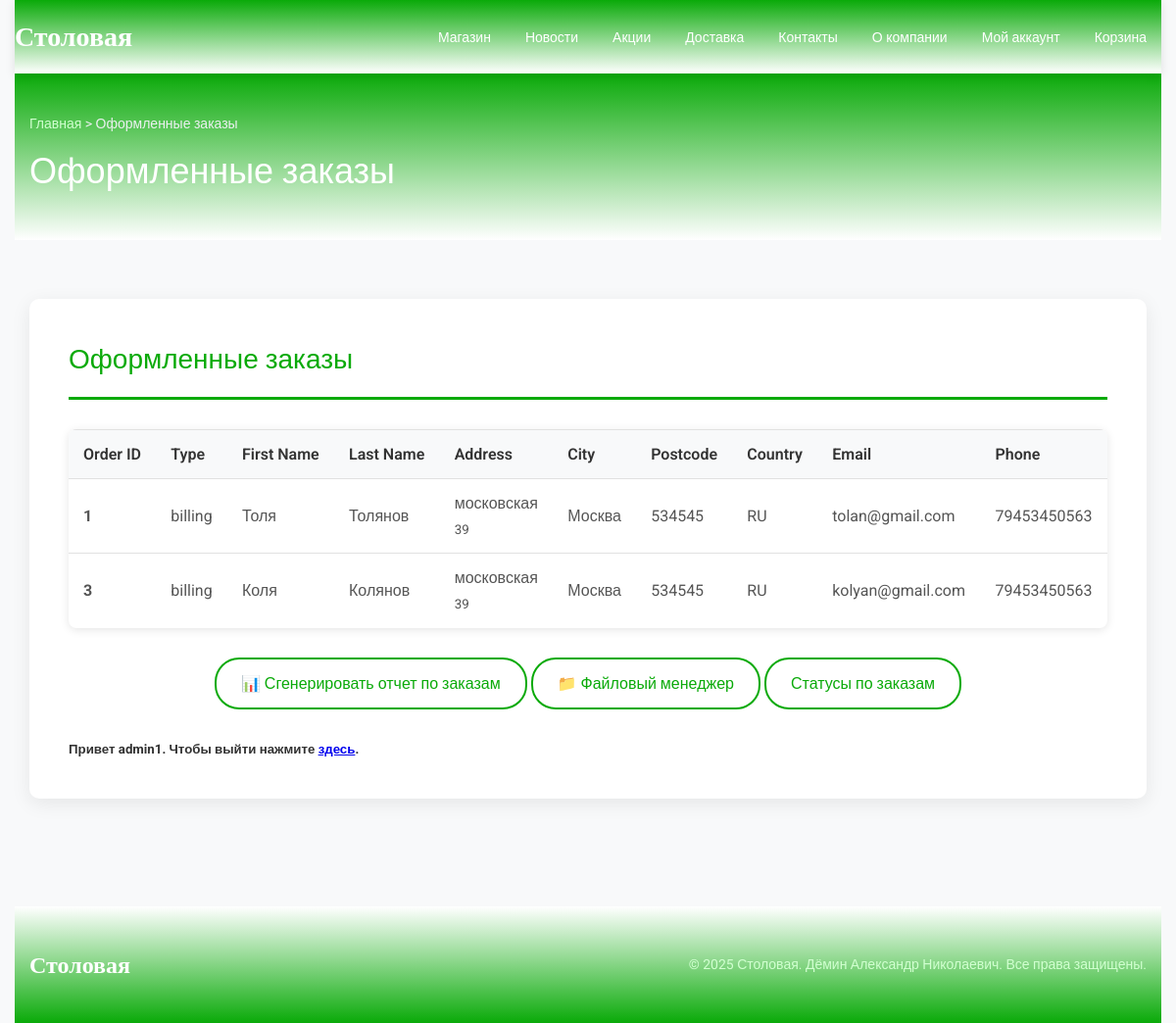
Page /my-account/admin/Оформленные-заказы/index.php (signed in) on the committed database.
### tables this page shows
CREATE TABLE `st_order_addresses` (
  `id` bigint(20) UNSIGNED NOT NULL,
  `order_id` bigint(20) UNSIGNED DEFAULT NULL,
  `address_type` varchar(20) DEFAULT NULL,
  `first_name` text,
  `last_name` text,
  `company` text,
  `address_1` text,
  `address_2` text,
  `city` text,
  `state` text,
  `postcode` text,
  `country` text,
  `email` varchar(320) DEFAULT NULL,
  `phone` varchar(100) DEFAULT NULL
);

### my-account/admin/Оформленные-заказы/index.php (the view, shortened to what this page needs)
<?php
	if ($_COOKIE['user'] == 'admin1'):
?>
<!DOCTYPE html>
<html lang="ru-RU">
<head>
    <link rel="stylesheet" href="/style.css">
		<link rel="stylesheet" href="/styleM.css">
		<link rel="stylesheet" href="/styleMM.css">
</head>
<body class="site-body">
    <div class="site-wrapper">
        <header class="site-header">
            <div class="header-container">
                <div class="site-logo">
                    <h3><a href="/">Столовая</a></h3>
                </div>
                <nav class="main-nav">
                    <ul>
                        <li><a href="/shop/">Магазин</a></li>
                        <li><a href="/новости-и-акции/">Новости</a></li>
                        <li><a href="/акции/">Акции</a></li>
                        <li><a href="/доставка/">Доставка</a></li>
                        <li><a href="/контакты/">Контакты</a></li>
                        <li><a href="/о-компании/">О компании</a></li>
                        <li><a href="/my-account/">Мой аккаунт</a></li>
                        <li><a href="/cart/">Корзина</a></li>
                    </ul>
                </nav>
            </div>
        </header>
        <div class="page-header">
            <div class="site-wrapper">
                <div class="breadcrumbs">
                    <a href="/">Главная</a> > Оформленные заказы
                </div>
                <h1 class="page-title">Оформленные заказы</h1>
            </div>
        </div>
        <main class="main-content">
            <div class="site-wrapper">
                <div class="content-section">
                    <h2 class="section-title">Оформленные заказы</h2>
										<?php
										require '../../configDB.php';
										$query = $pdo->query('SELECT * FROM `st_order_addresses`');
										?>
                    <div class="table-container">
                        <table class="data-table">
                            <thead>
                                <tr>
                                    <th>Order ID</th>
                                    <th>Type</th>
                                    <th>First Name</th>
                                    <th>Last Name</th>
                                    <th>Address</th>
                                    <th>City</th>
                                    <th>Postcode</th>
                                    <th>Country</th>
                                    <th>Email</th>
                                    <th>Phone</th>
                                </tr>
                            </thead>
                            <tbody>
                                <?php while ($row = $query->fetch(PDO::FETCH_OBJ)): ?>
                                <tr>
                                    <td><strong><?= htmlspecialchars($row->order_id) ?></strong></td>
                                    <td><?= htmlspecialchars($row->address_type) ?></td>
                                    <td><?= htmlspecialchars($row->first_name) ?></td>
                                    <td><?= htmlspecialchars($row->last_name) ?></td>
                                    <td>
                                        <?= htmlspecialchars($row->address_1) ?>
                                        <?= $row->address_2 ? '<br><small>' . htmlspecialchars($row->address_2) . '</small>' : '' ?>
                                    </td>
                                    <td><?= htmlspecialchars($row->city) ?></td>
                                    <td><?= htmlspecialchars($row->postcode) ?></td>
                                    <td><?= htmlspecialchars($row->country) ?></td>
                                    <td><?= htmlspecialchars($row->email) ?></td>
                                    <td><?= htmlspecialchars($row->phone) ?></td>
                                </tr>
                                <?php endwhile; ?>
                            </tbody>
                        </table>
                    </div>
										<div style="text-align: center; margin: 30px 0;">
												<a href="../../generate_orders.php" class="btn-secondary">📊 Сгенерировать отчет по заказам</a>
												<a href="/my-account/file_manager.php" class="btn-secondary">📁 Файловый менеджер</a>
												<a href="status.php" class="btn-secondary">Статусы по заказам</a>
										</div>
										<h5>Привет <?=$_COOKIE['user']?>. Чтобы выйти нажмите <a
											href="/exit.php">здесь</a>. </h5>
                </div>
            </div>
        </main>
        <footer class="site-footer">
            <div class="site-wrapper">
                <div class="footer-content">
                    <div class="site-logo">
                        <h3><a href="/">Столовая</a></h3>
                    </div>
                    <p class="footer-text">© 2025 Столовая. Дёмин Александр Николаевич. Все права защищены.</p>
                </div>
            </div>
        </footer>
    </div>
</body>
</html>
<?php endif; ?>

### style.css (style rules this page uses)
* { margin: 0; padding: 0; box-sizing: border-box; }
body { font-family: 'Roboto', 'Arial', sans-serif; line-height: 1.6; color: #333; background: #f8f9fa; }
.site-wrapper { max-width: 1200px; margin: 0 auto; padding: 0 15px; }
.site-header { background: linear-gradient(180deg, #0aaa09 0%, #ffffff 100%); padding: 15px 0; position: sticky; top: 0; z-index: 1000; box-shadow: 0 2px 10px rgba(0,0,0,0.1); }
.header-container { display: flex; justify-content: space-between; align-items: center; }
.site-logo a { color: white; text-decoration: none; font-size: 28px; font-weight: bold; font-family: 'Roboto Slab', serif; }
.main-nav ul { display: flex; list-style: none; margin: 0; padding: 0; gap: 5px; }
.main-nav a { color: white; text-decoration: none; padding: 10px 15px; border-radius: 5px; transition: all 0.3s ease; font-size: 14px; font-weight: 500; }
.page-header { background: linear-gradient(180deg, #0aaa09 0%, #ffffff 100%); padding: 40px 0; margin-bottom: 30px; color: white; }
.page-title { font-size: 36px; color: white; margin: 10px 0 0 0; font-weight: 300; }
.breadcrumbs { color: #ecf0f1; font-size: 14px; margin-bottom: 10px; }
.breadcrumbs a { color: #d1ffd0; text-decoration: none; }
.main-content { padding: 30px 0; min-height: 60vh; }
.content-section { background: white; padding: 40px; border-radius: 10px; box-shadow: 0 5px 20px rgba(0, 0, 0, 0.08); margin-bottom: 30px; }
.section-title { color: #2c3e50; font-size: 28px; margin-bottom: 30px; padding-bottom: 15px; border-bottom: 3px solid #0aaa09; font-weight: 400; }
.site-footer { background: linear-gradient(0deg, #0aaa09 0%, #ffffff 100%); color: white; padding: 40px 0; margin-top: 50px; }
.footer-content { display: flex; justify-content: space-between; align-items: center; }
.footer-text { margin: 0; color: #d1ffd0; font-size: 14px; }
.site-footer .site-logo a { font-size: 24px; }
.section-title { color: #0aaa09; }

### styleMM.css (style rules this page uses)
.btn-secondary { background: transparent; color: #0aaa09; padding: 12px 25px; border: 2px solid #0aaa09; border-radius: 25px; text-decoration: none; font-weight: 500; display: inline-block; transition: all 0.3s ease; }

### my-account/admin/Оформленные-заказы/index.php (style rules this page uses)
.table-container { margin: 20px 0; overflow-x: auto; background: white; border-radius: 8px; box-shadow: 0 2px 10px rgba(0,0,0,0.1); }
.data-table { width: 100%; border-collapse: collapse; }
.data-table th, .data-table td { padding: 12px 15px; text-align: left; border-bottom: 1px solid #e1e1e1; }
.data-table th { background-color: #f8f9fa; font-weight: 600; color: #333; border-top: 1px solid #e1e1e1; }
.data-table tr:last-child td { border-bottom: none; }
.data-table td { color: #555; }

### rows in the picture
st_order_addresses: order "1", address_type "billing", first_name "Толя", last_name "Толянов", address_1 "московская", address_2 "39", city "Москва", postcode "534545", country "RU", email "tolan@gmail.com", phone "79453450563"
st_order_addresses: order "3", address_type "billing", first_name "Коля", last_name "Колянов", address_1 "московская", address_2 "39", city "Москва", postcode "534545", country "RU", email "kolyan@gmail.com", phone "79453450563"

### other values in the picture
$_COOKIE['user'] "admin1"
